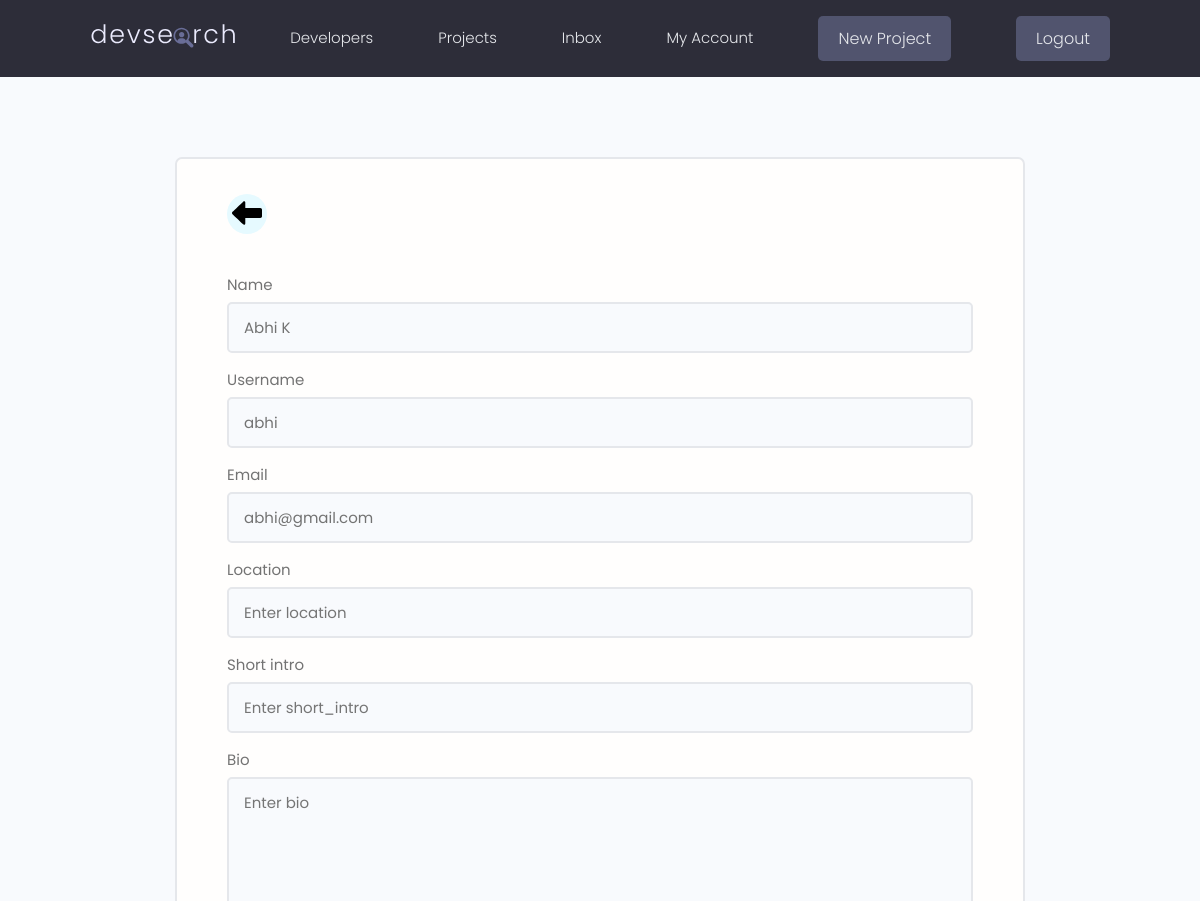
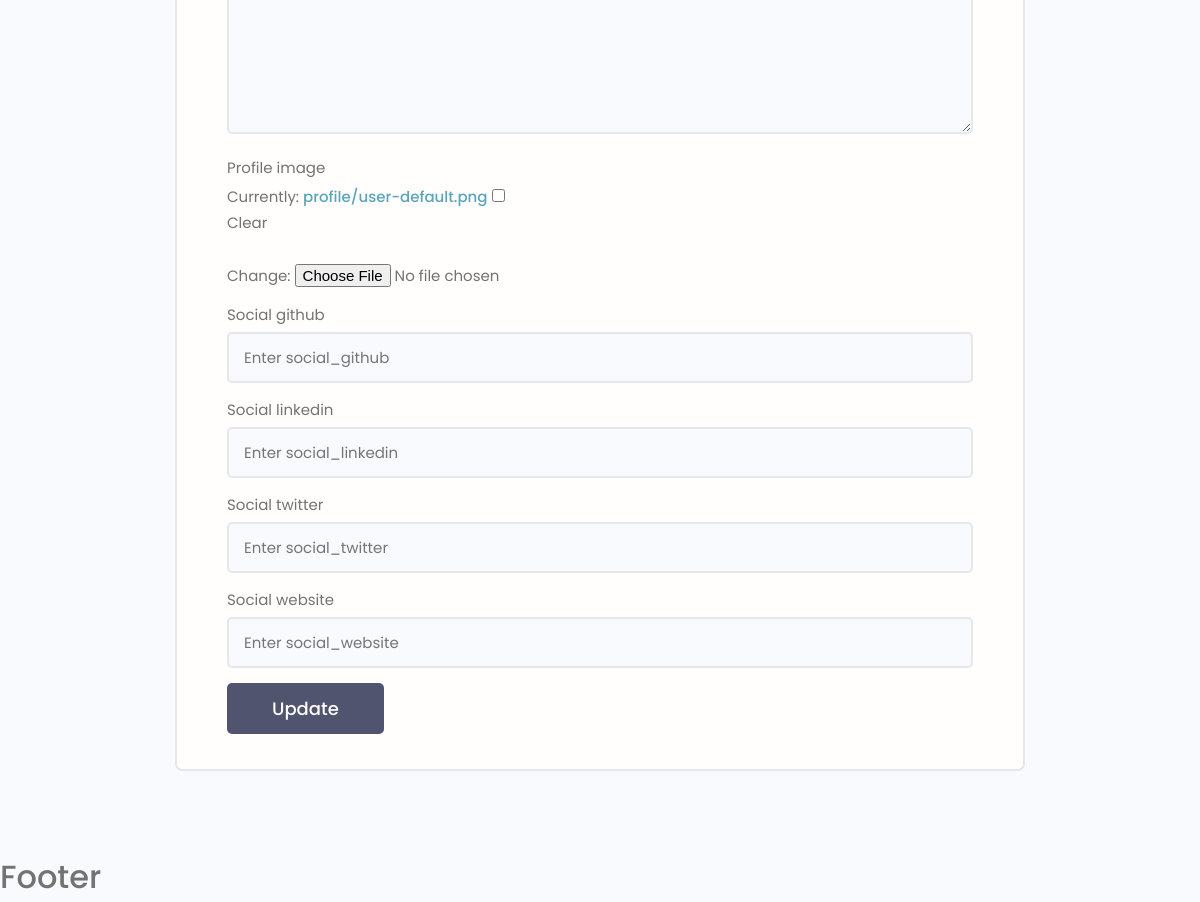
The page /users/edit-profile (signed in) on the database as committed earlier (2 pictures, top to bottom).
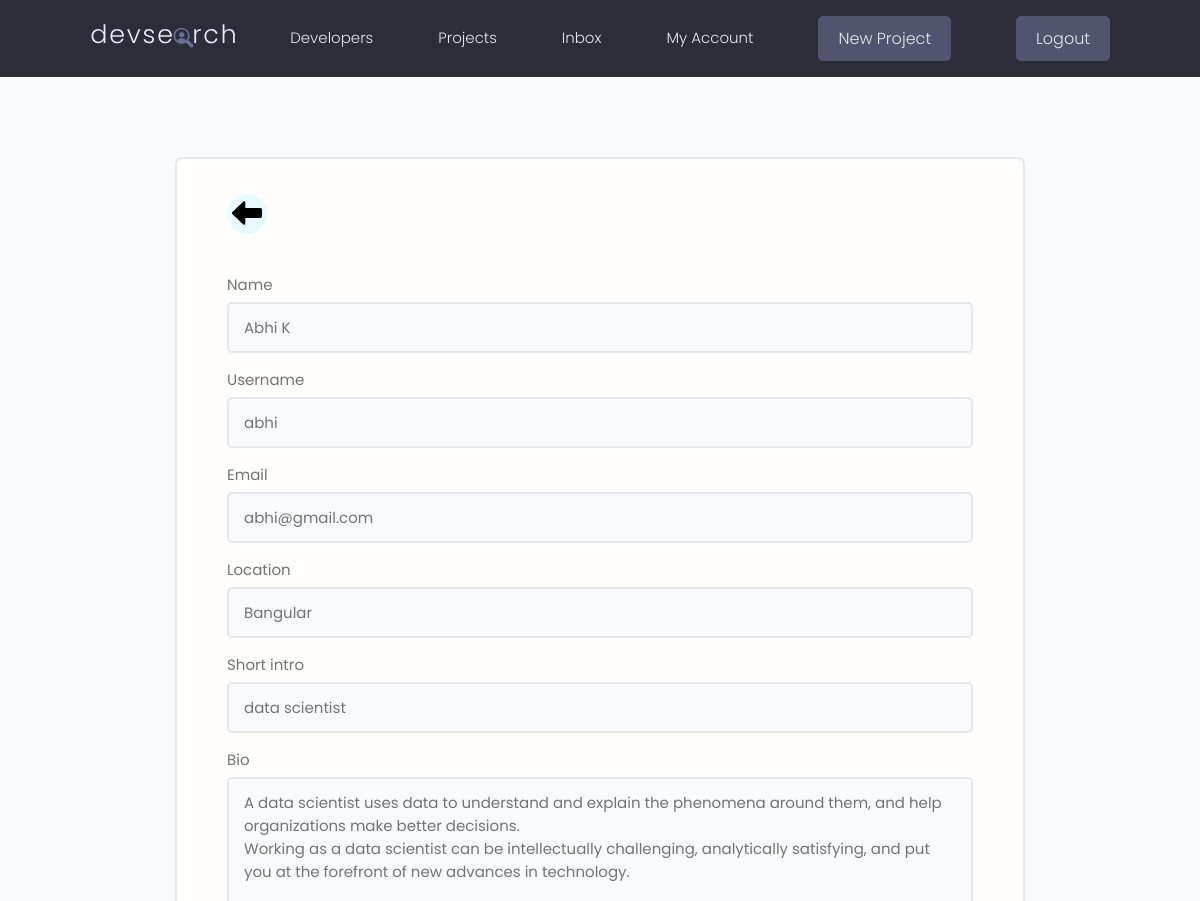
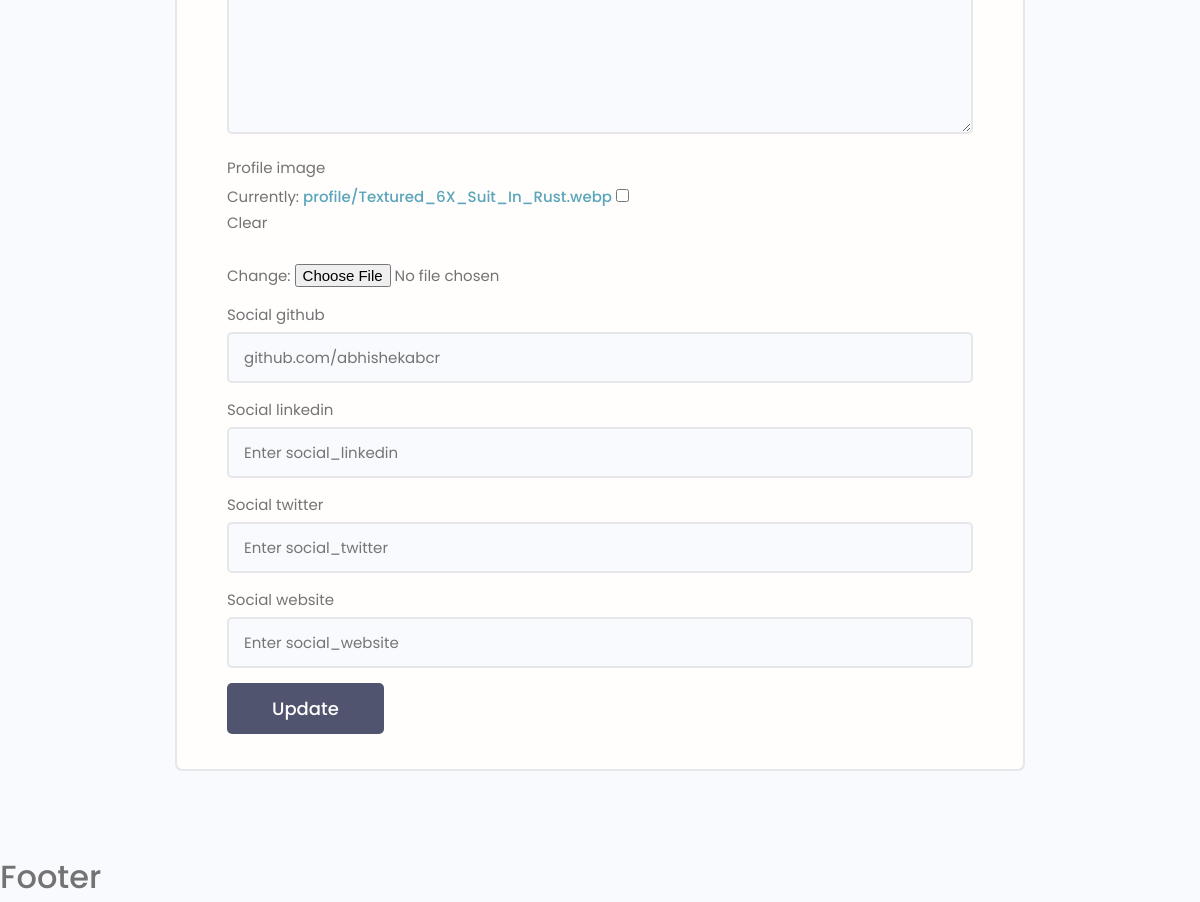
The same page on the database as committed later (2 pictures, top to bottom).
### users/models.py (models this page shows, shortened)
class Profile(models.Model):
    user = models.OneToOneField(User, on_delete=models.CASCADE, null=True, blank=True)
    name = models.CharField(max_length=200, null=True, blank=True)
    username = models.CharField(max_length=200, blank=True, null=True)
    location = models.CharField(max_length=200, blank=True, null=True)
    email = models.EmailField(max_length=200, null=True, blank=True)
    short_intro = models.CharField(max_length=200, blank=True, null=True)
    bio = models.TextField(blank=True, null=True)
    profile_image = models.ImageField(null=True, blank=True, upload_to='profile/', default='profile/user-default.png')
    social_github = models.CharField(max_length=200, blank=True, null=True)
    social_twitter = models.CharField(max_length=200, blank=True, null=True)
    social_linkedin = models.CharField(max_length=200, blank=True, null=True)
    social_website = models.CharField(max_length=200, blank=True, null=True)
    created = models.DateTimeField(auto_now_add=True)
    id = models.UUIDField(default=uuid.uuid4, unique=True, primary_key=True, editable=False)
    class Meta:
        ordering = ['created']

### users/views.py (the view, shortened to what this page needs)
# urls.py: path('edit-profile', views.updateAccount, name='edit-profile'),
@login_required(login_url='login')
def updateAccount(request):
    profile = request.user.profile
    form = ProfileForm(instance=profile)
    return render(request, 'users/profile_form.html', {'form': form})

### users/forms.py
class ProfileForm(ModelForm):
    class Meta:
        model = Profile
        fields = ['name', 'username', 'email', 'location', 'short_intro', 'bio', 'profile_image', 'social_github',
                  'social_linkedin', 'social_twitter', 'social_website']
    def __init__(self, *args, **kwargs):
        super(ModelForm, self).__init__(*args, **kwargs)
        for name, field in self.fields.items():
            field.widget.attrs.update({'class': 'input input--text', 'placeholder': 'Enter '+name, 'id': name})

### users/templates/users/profile_form.html (shortened to what this page needs)
{% extends 'main.html' %}
{% block content %}
<main class="formPage my-xl">
        <div class="content-box">
            <div class="formWrapper">
                <a class="backButton" href="{% url 'account' %}">
                </a>
                <br>
                <form action="{% url 'edit-profile' %}" method="post" enctype="multipart/form-data">
                    {% for field in form %}
                        <div class="form__field">
                            <label for="{{field.name}}">{{field.label}} </label>
                            {{field}}
                        </div>
                    {% endfor %}
                    <input class="btn btn--sub btn--lg" type="submit" value="Update" />
                </form>
                </div>
        </div>
    </main>
{% endblock content %}

Rows that differ between the two databases and show on the page:
changed Profile "Abhi K": location (not shown) → "Bangular"; short_intro (not shown) → "data scientist"; bio (not shown) → "A data scientist uses data to understand and explain the phenomena around them, and help organizations make better decisions. Working as a data scientist can be intellectually challenging, analytically satisfying, and put you at the forefront of new advances in technology."; social_github (not shown) → "github.com/abhishekabcr"
Other text that changed with them:
text no longer shown: "Currently: profile/user-default.png Clear Change:"
text now shown: "Currently: profile/Textured_6X_Suit_In_Rust.webp Clear Change:"
